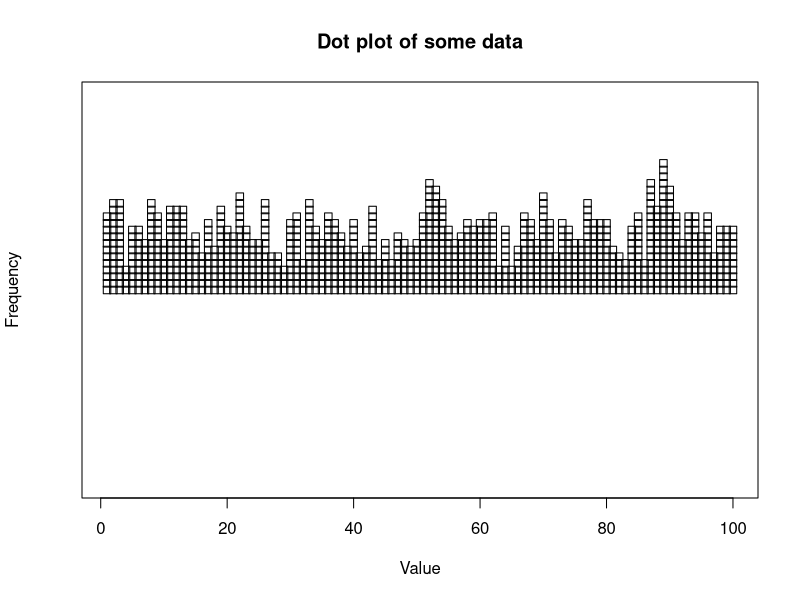
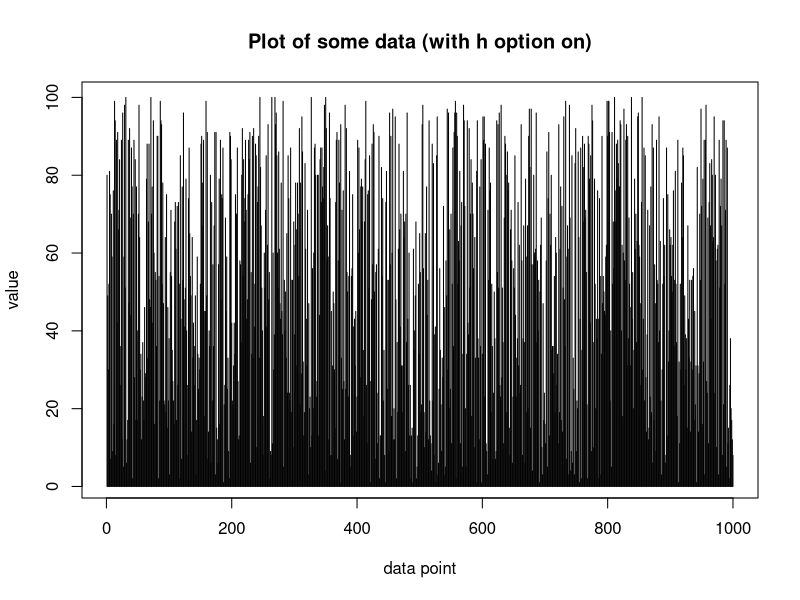
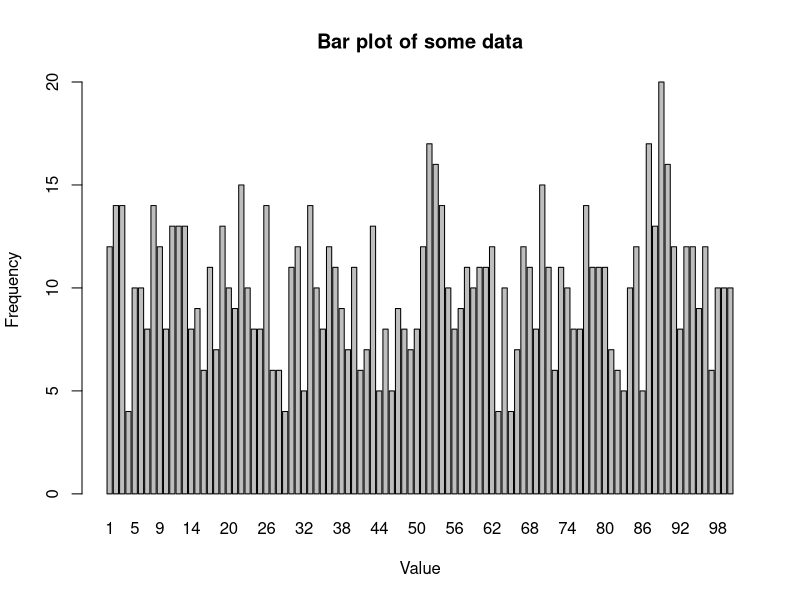
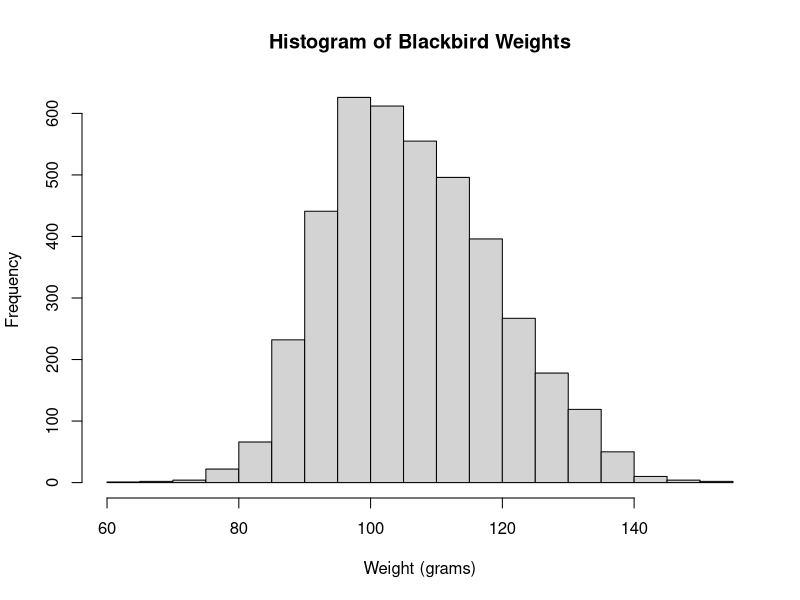
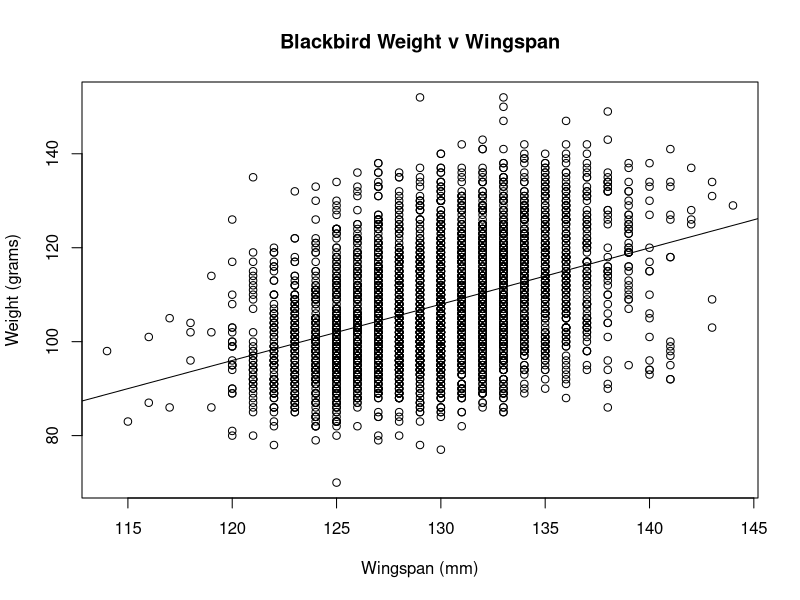
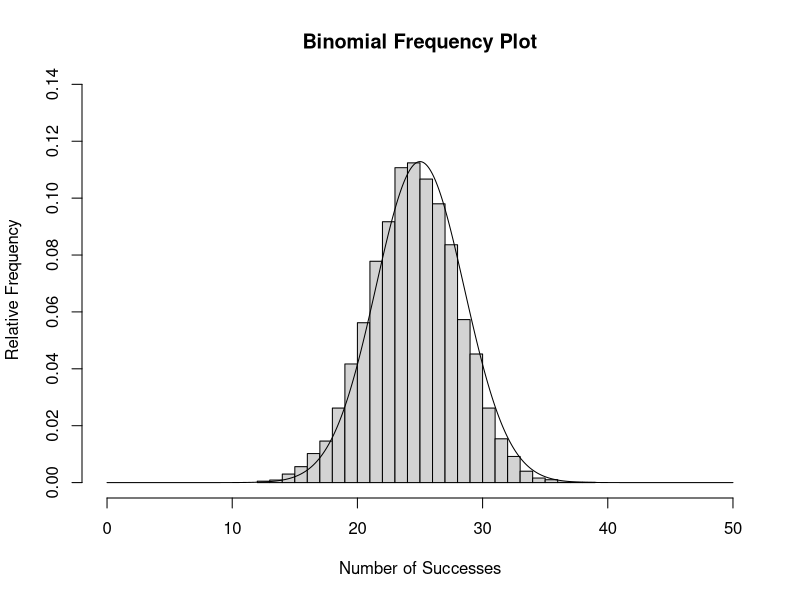
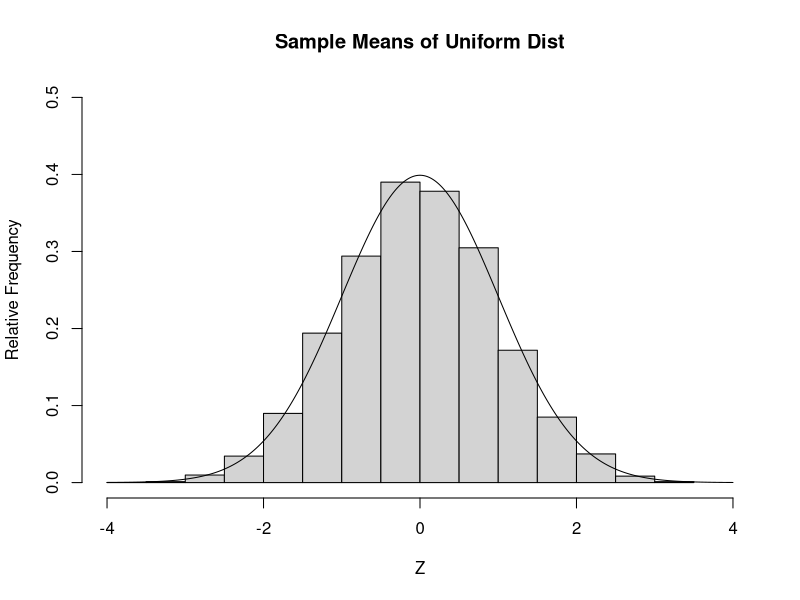

Source code (R) for these figures, in order:
## ---- chunk 1
mydata = sample(1:100,1000,replace=TRUE)

stripchart(mydata,method="stack",ylab="Frequency",xlab="Value",main="Dot plot of some data")

plot(mydata,type="h",ylab="value",xlab="data point",main="Plot of some data (with h option on)")

barplot(table(mydata),ylab="Frequency",xlab="Value",main="Bar plot of some data")

## ---- chunk 2
mydata = read.csv("blackbird-csv.csv")

mean(mydata$Weight,na.rm=TRUE)
median(mydata$Weight,na.rm=TRUE)
var(mydata$Weight,na.rm=TRUE)
sd(mydata$Weight,na.rm=TRUE)

summary(mydata$Weight)


hist(mydata$Weight,breaks=20,
     main="Histogram of Blackbird Weights",xlab="Weight (grams)",ylab="Frequency")

mydata_stripped = mydata[complete.cases(mydata),]

plot(mydata_stripped$Wing,mydata_stripped$Weight,
     ylab="Weight (grams)",xlab="Wingspan (mm)",main="Blackbird Weight v Wingspan")
abline(lm(mydata_stripped$Weight~mydata_stripped$Wing))


## ---- chunk 3
n = 50
p = 0.5
no_samples = 10000
binomial_sample = rbinom(no_samples,n,p)

mu = n*p
standard_dev = sqrt(n*p*(1-p))

hist(binomial_sample,breaks=20,freq=FALSE,
     xlab="Number of Successes",ylab="Relative Frequency",main="Binomial Frequency Plot",
     xlim=c(0,n),ylim=c(0,1.2*dnorm(mu,mu,standard_dev)))


x = seq(0,n,0.01)
y = dnorm(x,mu,standard_dev)
lines(x,y)


## ---- chunk 4
n = 1000
uniform_data = runif(n,0,1)
sample_size = 10

number_samples = 10000

sample_means = c()
for (k in 1:number_samples){
  sample_data = sample(uniform_data,sample_size,replace=TRUE)
  sample_means = c(sample_means,mean(sample_data))
}

mu = 0.5
standard_dev = sqrt(1.0/12.0)

scaled_data = (sample_means-mu)/(standard_dev/sqrt(sample_size))

hist(scaled_data,breaks=20,freq=FALSE,
     xlab="Z",ylab="Relative Frequency",ylim=c(0,0.5),xlim=c(-4,4),
     main="Sample Means of Uniform Dist")

x = seq(-4,4,0.01)
y = dnorm(x)

lines(x,y)
